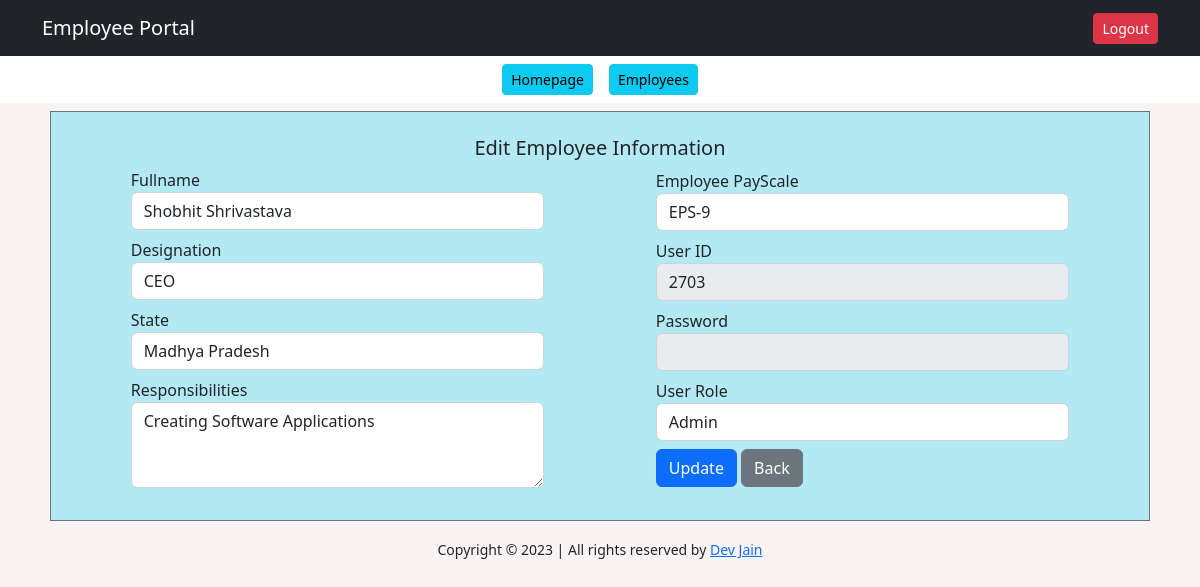
/dashboard/edit_emp.php?id=50 (signed in), run on the app's committed database.
### tables this page shows
CREATE TABLE `user_reg_tbl` (
  `emp_id` int(11) NOT NULL,
  `user_name` varchar(100) NOT NULL,
  `user_des` varchar(100) NOT NULL,
  `user_section` varchar(100) NOT NULL,
  `user_scale` varchar(100) NOT NULL,
  `user_res` text NOT NULL,
  `user_id` varchar(100) NOT NULL,
  `user_pass` varchar(255) NOT NULL,
  `user_role` int(11) NOT NULL
);

### dashboard/edit_emp.php (the view, shortened to what this page needs)
<?php include("header.php");
include("Configuration.php");
$emp_id = $_GET['id'];
$sql = "SELECT * FROM user_reg_tbl WHERE emp_id='$emp_id'";
$query = mysqli_query($config, $sql);
$row = mysqli_fetch_assoc($query);
?>
<div class="container mt-2">
  <form action="" method="POST">
    <div class="row m-2 p-4 register_form border border-secondary">
      <h5 class="text-center">Edit Employee Information</h5>
      <div class="col-md-5 m-auto">
        <div class="mb-2">
          <label>Fullname</label>
          <input type="text" name="user_name" placeholder="Fullname" class="form-control" required value="<?= $row['user_name'] ?>" maxlength="30" minlength="3">
        </div>
        <div class="mb-2">
          <label>Designation</label>
          <input type="text" name="user_des" placeholder="Designation" class="form-control" required value="<?= $row['user_des'] ?>" maxlength="30" minlength="3">
        </div>
        <div class="mb-2">
          <label>State</label>
          <select class="form-control required" name="user_section">
            <option value="<?= $row['user_section'] ?>" selected><?= $row['user_section'] ?></option>
          </select>
        </div>
        <div class="mb-2">
          <label>Responsibilities</label>
          <textarea class="form-control" rows="3" name="user_res" maxlength="300" minlength="10"><?= $row['user_res'] ?>
              </textarea>
        </div>
      </div>
      <div class="col-md-5 m-auto">
        <div class="mb-2">
          <label>Employee PayScale</label>
          <select class="form-control required" name="user_scale">
            <option value="<?= $row['user_scale'] ?>" selected><?= $row['user_scale'] ?></option>
          </select>
        </div>
        <div class="mb-2">
          <label>User ID</label>
          <input disabled type="text" name="user_id" class="form-control" value="<?= $row['user_id'] ?>" maxlength="30" minlength="4">
        </div>
        <div class="mb-2">
          <label>Password</label>
          <input disabled type="password" name="user_pass" class="form-control" value="">
        </div>
        <div class="mb-2">
          <label>User Role</label>
          <select required name="user_role" class="form-control">
            <option selected value="<?= $row['user_role'] ?>"><?php if ($row['user_role'] == 0) {
                                                                echo "Admin";
                                                              } else {
                                                                echo "Normal User";
                                                              }
                                                              ?></option>
          </select>
        </div>
        <div class="mb-2">
          <button class="btn btn-primary" name="update_emp">Update</button>
          <a href="users_list.php" class="btn btn-secondary">Back</a>
        </div>
      </div>
    </div>
  </form>
</div>
<?php include("footer.php"); ?>

### assets/style.css (style rules this page uses)
body { background-color: #faf3f3 !important; }
.login_form,.register_form,.emp_profile,.task_form { background-color: #b3e9f2; }

### data on the page
user_reg_tbl: user_name "Shobhit Shrivastava", user_des "CEO", user_section "Madhya Pradesh", user_res "Creating Software Applications", user_scale "EPS-9", user_id "2703", user_role "Admin"
